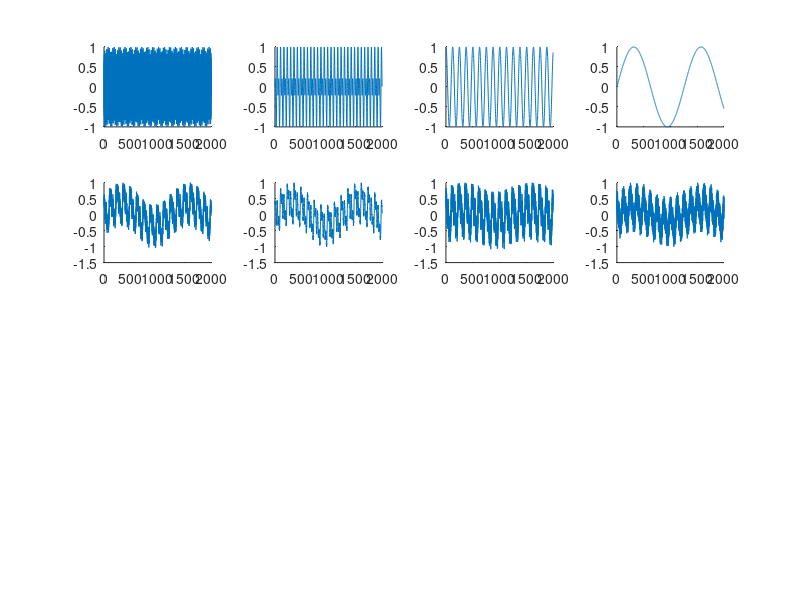

MATLAB code for this plot: (Note: this script raises an error after producing the figure.)
numtrainingcases=2000;
t = linspace(0,10,numtrainingcases);
orig_data = [sin(500*t) + 0.2*cos(100*t) ;
                sin(10*t).*cos(30*t)
                cos(10*t)
                sin(t)] ;
orig_data = 0.01*orig_data;
numdim = size(orig_data,1);
A = random('uniform',0,1,numdim,numdim);
data = A*orig_data;
hold on;

for i=1:numdim
subplot(4,numdim,i);
hold on;
plot(orig_data(i,:)./max(orig_data(i,:)));
end
drawnow;

hold on;
for i=1:numdim
subplot(4,numdim,numdim*1+i);
hold on;
plot(data(i,:)./max(data(i,:)));
end
drawnow;

independent = linear_parica(data);
plot(independent)
hold on;
for i=1:numdim
subplot(4,numdim,numdim*2+i);
hold on;
plot(independent(i,:)./max(independent(i,:)));
end
drawnow;
